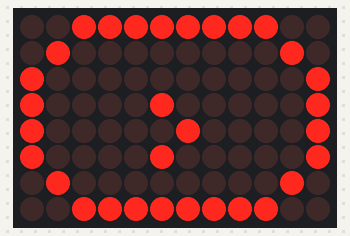
A sketch run on a simulated Arduino Uno R4 WiFi. Parts: 12×8 LED matrix.

Above: at 0.1 s.

The sketch:

face.ino
```cpp
#include "Arduino_LED_Matrix.h"

ArduinoLEDMatrix matrix;

uint8_t frame[8][12] = {
  {0, 0, 1, 1, 1, 1, 1, 1, 1, 1, 0, 0},
  {0, 1, 0, 0, 0, 0, 0, 0, 0, 0, 1, 0},
  {1, 0, 0, 0, 0, 0, 0, 0, 0, 0, 0, 1},
  {1, 0, 0, 0, 0, 1, 0, 0, 0, 0, 0, 1},
  {1, 0, 0, 0, 0, 0, 1, 0, 0, 0, 0, 1},
  {1, 0, 0, 0, 0, 1, 0, 0, 0, 0, 0, 1},
  {0, 1, 0, 0, 0, 0, 0, 0, 0, 0, 1, 0},
  {0, 0, 1, 1, 1, 1, 1, 1, 1, 1, 0, 0}
};

void setup() {
  matrix.begin();
}

void loop() {

  matrix.renderBitmap(frame, 8, 12);

  delay(1000);
}
```
